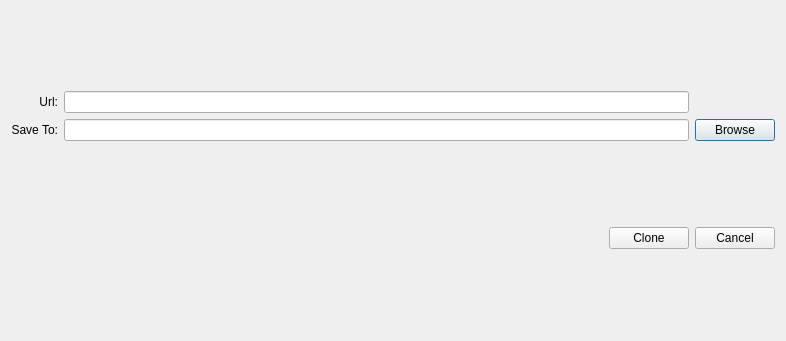
<?xml version="1.0" encoding="UTF-8"?>
<ui version="4.0">
 <class>CloneDialog</class>
 <widget class="QDialog" name="CloneDialog">
  <property name="geometry">
   <rect>
    <x>0</x>
    <y>0</y>
    <width>786</width>
    <height>341</height>
   </rect>
  </property>
  <property name="windowTitle">
   <string>Dialog</string>
  </property>
  <layout class="QHBoxLayout" name="horizontalLayout">
   <item>
    <layout class="QVBoxLayout" name="verticalLayout">
     <item>
      <layout class="QGridLayout" name="gridLayout">
       <item row="0" column="0">
        <widget class="QLabel" name="urlLabel">
         <property name="layoutDirection">
          <enum>Qt::RightToLeft</enum>
         </property>
         <property name="text">
          <string>Url:</string>
         </property>
         <property name="alignment">
          <set>Qt::AlignRight|Qt::AlignTrailing|Qt::AlignVCenter</set>
         </property>
         <property name="buddy">
          <cstring>urlLineEdit</cstring>
         </property>
        </widget>
       </item>
       <item row="0" column="1">
        <widget class="QLineEdit" name="urlLineEdit"/>
       </item>
       <item row="1" column="0">
        <widget class="QLabel" name="saceToLabel">
         <property name="layoutDirection">
          <enum>Qt::RightToLeft</enum>
         </property>
         <property name="text">
          <string>Save To:</string>
         </property>
         <property name="alignment">
          <set>Qt::AlignRight|Qt::AlignTrailing|Qt::AlignVCenter</set>
         </property>
         <property name="buddy">
          <cstring>saveToLineEdit</cstring>
         </property>
        </widget>
       </item>
       <item row="1" column="1">
        <widget class="QLineEdit" name="saveToLineEdit"/>
       </item>
       <item row="1" column="2">
        <widget class="QPushButton" name="saveToBrowse">
         <property name="text">
          <string>Browse</string>
         </property>
        </widget>
       </item>
      </layout>
     </item>
     <item>
      <layout class="QHBoxLayout" name="horizontalLayout_3">
       <item>
        <spacer name="horizontalSpacer_5">
         <property name="orientation">
          <enum>Qt::Horizontal</enum>
         </property>
         <property name="sizeHint" stdset="0">
          <size>
           <width>40</width>
           <height>20</height>
          </size>
         </property>
        </spacer>
       </item>
       <item>
        <widget class="QPushButton" name="cloneButton">
         <property name="text">
          <string>Clone</string>
         </property>
        </widget>
       </item>
       <item>
        <widget class="QPushButton" name="pushButton">
         <property name="text">
          <string>Cancel</string>
         </property>
        </widget>
       </item>
      </layout>
     </item>
    </layout>
   </item>
  </layout>
 </widget>
 <resources/>
 <connections/>
</ui>
